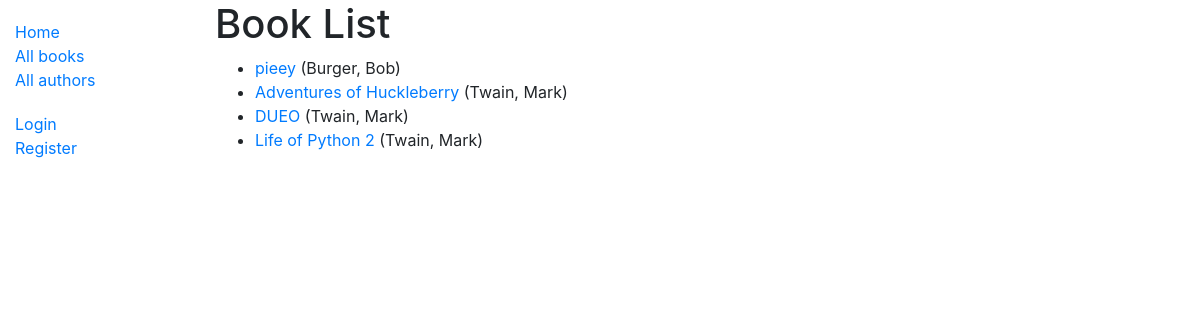
/catalog/books/, run on the app's committed database.
### catalog/models.py (models this page shows, shortened)
class Book(models.Model):
    title = models.CharField(max_length=200)
    author = models.ForeignKey("Author", on_delete=models.CASCADE, null=True)
    summary = models.TextField(
        max_length=1000, help_text="Enter a brief description of the book"
    )
    isbn = models.CharField(
        "ISBN",
        max_length=13,
        help_text='13 Character <a href="https://www.isbn-international.org/content/what-isbn'
        '">ISBN number</a>',
    )
    genre = models.ManyToManyField(Genre, help_text="Select a genre for this book")
    language = models.ForeignKey("Language", on_delete=models.SET_NULL, null=True)
    def display_genre(self):
        """Creates a string for the Genre. This is required to display genre in Admin."""
        return ", ".join([genre.name for genre in self.genre.all()[:3]])
    display_genre.short_description = "Genre"
    def get_absolute_url(self):
        return reverse("book-detail", args=[str(self.id)])

class Author(models.Model):
    first_name = models.CharField(max_length=100)
    last_name = models.CharField(max_length=100)
    date_of_birth = models.DateField(null=True, blank=True)
    date_of_death = models.DateField("died", null=True, blank=True)
    class Meta:
        ordering = ["last_name", "first_name"]
    def __str__(self):
        return "{0}, {1}".format(self.last_name, self.first_name)

### catalog/views.py (the view)
# urls.py: path("books/", views.BookListView.as_view(), name="books"),
class BookListView(generic.ListView):
    model = Book
    paginate_by = 10

### catalog/templates/catalog/book_list.html
{% extends "base_generic.html" %}
{% block content %}
    <h1>Book List</h1>
    {% if book_list %}
    <ul>
      {% for book in book_list %}
      <li>
        <a href="{{ book.get_absolute_url }}">{{ book.title }}</a> ({{book.author}})
      </li>
      {% endfor %}
    </ul>
    {% else %}
      <p>There are no books in the library.</p>
    {% endif %}
{% endblock %}

### data on the page
Book: title "pieey", author "Burger, Bob"
Book: title "Adventures of Huckleberry", author "Twain, Mark"
Book: title "DUEO", author "Twain, Mark"
Book: title "Life of Python 2", author "Twain, Mark"
